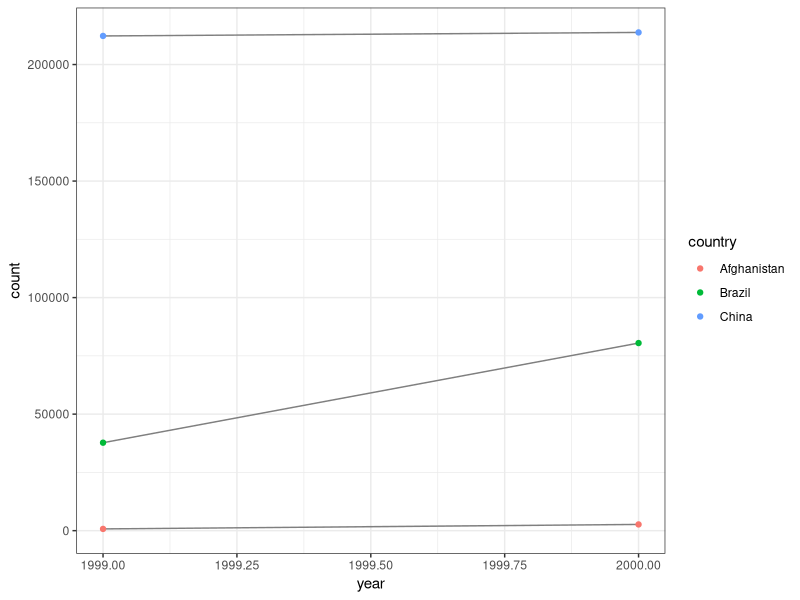

Source code (R): (Note: this script raises an error after producing the figure.)
## ---- chunk 1
knitr::opts_chunk$set(echo = TRUE, results = FALSE, message = FALSE, warning = FALSE)
## ---- chunk 2
library(tidyr)
library(dplyr)
library(ggplot2)
## ---- chunk 3
case <- table2 %>% 
  filter(type == "cases") 
pop <- table2 %>% 
  filter(type == "population") 
rate <- case$count/pop$count*10000

rate1999_4 <- table4a$`1999`/table4b$`1999`*10000
rate2000_4 <- table4a$`2000`/table4b$`2000`*10000

#table4a and table4b were easier to work with. I didn't have to group
## ---- chunk 4
ggplot(case, aes(year, count)) + 
  geom_line(aes(group = country), colour = "grey50") + 
  geom_point(aes(colour = country)) +
  theme_bw()
## ---- chunk 5
stocks <- tibble(
  year   = c(2015, 2015, 2016, 2016),
  half  = c(   1,    2,     1,    2),
  return = c(1.88, 0.59, 0.92, 0.17)
)
stocks %>% 
  pivot_wider(names_from = year, values_from = return) %>% 
  pivot_longer(`2015`:`2016`, names_to = "year", values_to = "return")
#changes year to of type double 
## ---- chunk 6
table4a %>% 
  pivot_longer(c(1999, 2000), names_to = "year", values_to = "cases")
#nonsyntactic variable names
## ---- chunk 7
people <- tribble(
  ~name,             ~names,  ~values,
  #-----------------|--------|------
  "Phillip Woods",   "age",       45,
  "Phillip Woods",   "height",   186,
  "Phillip Woods",   "age",       50,
  "Jessica Cordero", "age",       37,
  "Jessica Cordero", "height",   156
)

people %>%
  distinct(name, names, .keep_all = TRUE) %>%
  pivot_wider(names_from="names", values_from = "values")
#delete duplicate values
## ---- chunk 8
preg <- tribble(
  ~pregnant, ~male, ~female,
  "yes",     NA,    10,
  "no",      20,    12
)

preg2 <- preg %>%
  pivot_longer(c(male, female), names_to = "gender", values_to = "count", values_drop_na = TRUE)

